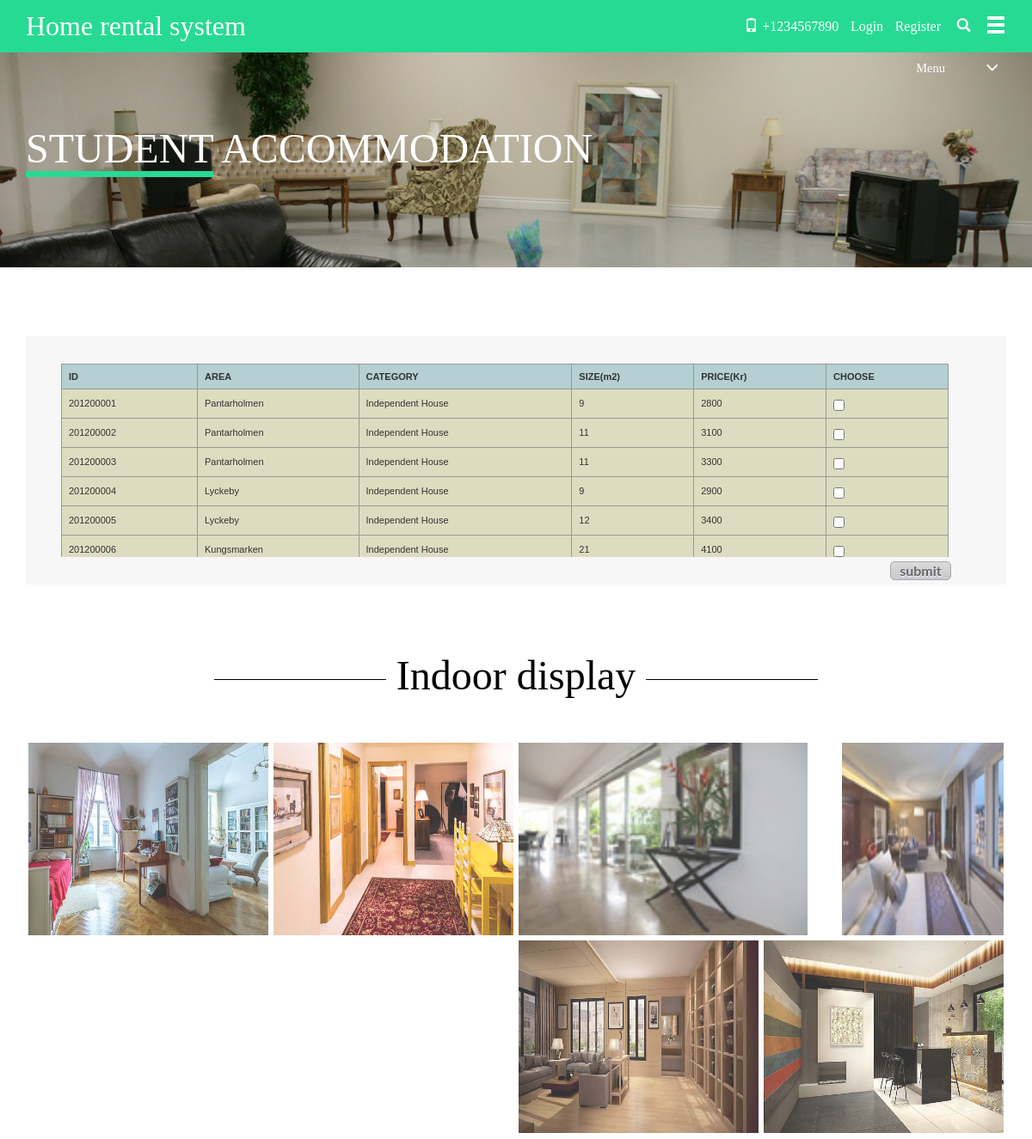
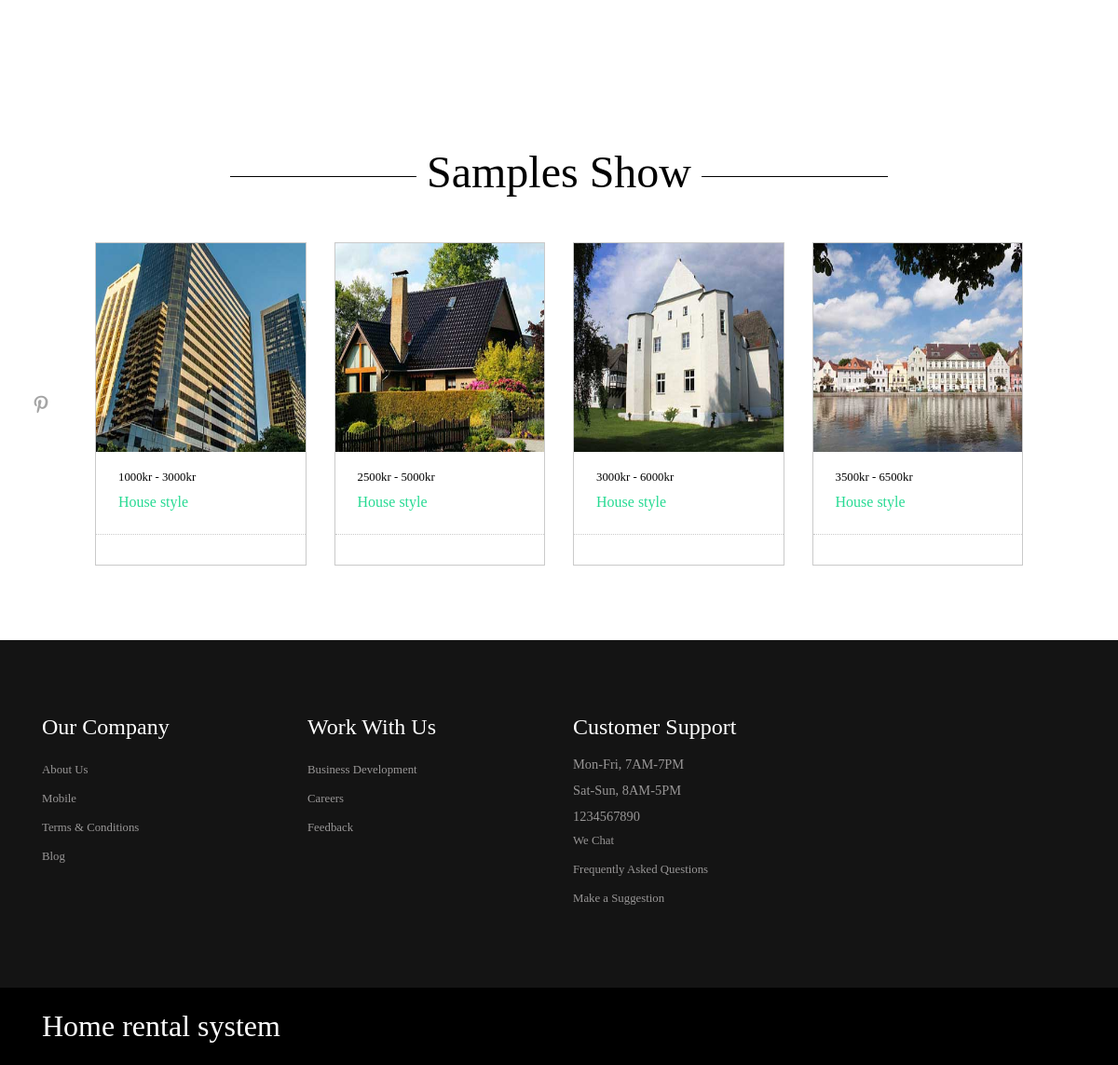
/student.php, run on the app's committed database (2 pictures, top to bottom).
### tables this page shows
CREATE TABLE `student_accommodation` (
  `id` int(20) NOT NULL,
  `area` varchar(30) NOT NULL,
  `category` varchar(30) NOT NULL,
  `price` int(20) NOT NULL,
  `size` int(20) NOT NULL,
  `state` varchar(30) NOT NULL
);

### student.php (the view, shortened to what this page needs)
<html>
    <head>
        <link href="css/bootstrap.css" rel="stylesheet" type="text/css" media="all" />
        <link href="css/styles.css" rel="stylesheet">
        <link rel="stylesheet" href="css/layout.css" type="text/css" media="screen" />
        <link href="css/style.css" rel="stylesheet" type="text/css" media="all" />
    </head>
    <body>
        <div class="header">
            <div class="container">
                <div class="logo">
                    <h1><a href="index.php">Home rental system</a></h1>
                </div>
                <div class="top-nav">
                    <ul class="right-icons">
                        <li><span ><i class="glyphicon glyphicon-phone"> </i>+1234567890</span></li>
                        <?php if (isset($_SESSION['user_id'])) { ?>
                            <li><p style="color: white">Signed in as <?php echo $_SESSION['user_name']; ?></p></li>
                            <li><a href="logout.php">Log Out</a></li>
                        <?php } else { ?>
                            <li> </i><a href="login.php">Login</a></li>
                            <li><a href="register.php">Register</a></li>
                        <?php } ?>
                        <li><a class="play-icon popup-with-zoom-anim" href="#small-dialog"><i class="glyphicon glyphicon-search"> </i> </a></li>
                    </ul>
                    <div class="nav-icon">
                        <div class="hero fa-navicon fa-2x nav_slide_button" id="hero">
                            <a href="#"><i class="glyphicon glyphicon-menu-hamburger"></i> </a>
                        </div>
                    </div>
                    <div class="clearfix"> </div>
                    <link href="css/popuo-box.css" rel="stylesheet" type="text/css" media="all"/>
                </div>
                <div class="clearfix"> </div>
            </div>
        </div>
        <div class=" banner-buying">
            <div class=" container">
                <h3><span>Student</span> accommodation</h3>
                <div class="menu-right">
                    <ul class="menu">
                        <li class="item1"><a href="#"> Menu<i class="glyphicon glyphicon-menu-down"> </i> </a>
                        </li>
                    </ul>
                </div>
                <div class="clearfix"> </div>
            </div>
        </div>
        <div class="container">
            <div class="price">
                <div class="price-grid" style="width:1050px; height:225px; overflow:scroll;">
                    <table class = "imagetable" style='text-align:left;' border='1' cellspacing="0" width="1032px" id="dataTableDetail" align="center">
                        <tr><th>ID</th><th>AREA</th><th>CATEGORY</th><th>SIZE(m2)</th><th>PRICE(Kr)</th><th>CHOOSE</th></tr>
                        <?php
                            $sql = mysql_query("select * from student_accommodation");
                            $datarow = mysql_num_rows($sql);
                               for($i=0;$i<$datarow;$i++){
                                   $sql_arr = mysql_fetch_assoc($sql);
                                   $id = $sql_arr['id'];
                                   $area = $sql_arr['area'];
                                   $category = $sql_arr['category'];
                                   $size = $sql_arr['size'];
                                   $price = $sql_arr['price'];
                                   $state = $sql_arr['state'];
                                   echo "<tr><td>$id</td><td>$area</td><td>$category</td><td>$size</td><td>$price</td><td>$state</td></tr>";
                               }
                        ?>
                    </table>
                </div>
                <div class="submit_link">
                    <form action="confirmation.php" method = 'post'>
                        <input type="submit" value="submit">
                    </form>
                </div>
            </div>
            <div class="top-grid">
                <h3>Indoor display</h3>
                <div class="grid-at">
                    <div class="col-md-3 grid-city">
                        <div class="grid-lo">
                            <a href="#">
                                <figure class="effect-layla">
                                    <img class=" img-responsive" src="images/sb2.jpg" alt="img06">
                                    <figcaption>
                                    </figcaption>
                                </figure>
                            </a>
                        </div>
                    </div>
                    <div class="col-md-3 grid-city">
                        <div class="grid-lo">
                            <a href="#">
                                <figure class="effect-layla">
                                    <img class=" img-responsive" src="images/sb4.jpg" alt="img06">
                                    <figcaption>
                                    </figcaption>
                                </figure>
                            </a>
                        </div>
                    </div>
                    <div class="col-md-6 grid-city grid-city1">
                        <div class="grid-me">
                            <div class="col-md-8 grid-lo1">
                                <div class=" grid-lo">
                                    <a href="#">
                                        <figure class="effect-layla">
                                            <img class=" img-responsive" src="images/sl1.jpg" alt="img06">
                                            <figcaption>
                                            </figcaption>
                                        </figure>
                                    </a>
                                </div>
                            </div>
                            <div class="col-md-4 grid-lo2">
                                <div class=" grid-lo">
                                    <a href="#">
                                        <figure class="effect-layla">
                                            <img class=" img-responsive" src="images/sl3.jpg" alt="img06">
                                            <figcaption>
                                            </figcaption>
                                        </figure>
                                    </a>
                                </div>
                            </div>
                        </div>
                        <div class="grid-me">
                            <div class="col-md-6 grid-lo3">
                                <div class=" grid-lo">
                                    <a href="#">
                                        <figure class="effect-layla">
                                            <img class="img-responsive" src="images/ss1.jpg" alt="img06">
                                            <figcaption>
                                            </figcaption>
                                        </figure>
                                    </a>
                                </div>
                            </div>
                            <div class="col-md-6 grid-lo4">
                                <div class=" grid-lo">
                                    <a href="#">
                                        <figure class="effect-layla">
                                            <img class="img-responsive" src="images/ss3.jpg" alt="img06">
                                            <figcaption>
                                            </figcaption>
                                        </figure>
                                    </a>
                                </div>
                            </div>
                            <div class="clearfix"> </div>
                        </div>
                    </div>
                    <div class="clearfix"> </div>
                </div>
            </div>
        </div>
        <div class="container">
            <div class="future">
                <h3 >Samples Show</h3>
                <div class="content-bottom-in">
                    <ul id="flexiselDemo1">
                        <li><div class="project-fur">
                                <a href="#" ><img class="img-responsive" src="images/pi.jpg" alt="" />	</a>
                                <div class="fur">
                                    <div class="fur1">
                                        <span class="fur-money">1000kr - 3000kr </span>
                                        <h6 class="fur-name"><a href="#">House style</a></h6>
                                        <span></span>
                                    </div>
                                    <div class="fur2">
                                    </div>
                                </div>
                            </div></li>
                        <li><div class="project-fur">
                                <a href="#" ><img class="img-responsive" src="images/pi1.jpg" alt="" />	</a>
                                <div class="fur">
                                    <div class="fur1">
                                        <span class="fur-money">2500kr - 5000kr </span>
                                        <h6 class="fur-name"><a href="#">House style</a></h6>
                                        <span></span>
                                    </div>
                                    <div class="fur2">
                                    </div>
                                </div>
                            </div></li>
                        <li><div class="project-fur">
                                <a href="#" ><img class="img-responsive" src="images/pi2.jpg" alt="" />	</a>
                                <div class="fur">
                                    <div class="fur1">
                                        <span class="fur-money">3000kr - 6000kr </span>
                                        <h6 class="fur-name"><a href="#">House style</a></h6>
                                        <span></span>
                                    </div>
                                    <div class="fur2">
                                    </div>
                                </div>
                            </div></li>
                        <li><div class="project-fur">
                                <a href="#" ><img class="img-responsive" src="images/pi3.jpg" alt="" />	</a>
                                <div class="fur">
                                    <div class="fur1">
                                        <span class="fur-money">3500kr - 6500kr </span>
                                        <h6 class="fur-name"><a href="#">House style</a></h6>
                                        <span></span>
                                    </div>
                                    <div class="fur2">
                                    </div>
                                </div>
                            </div></li>
                    </ul>
                </div>
            </div>
        </div>
        <div class="footer">
            <div class="container">
                <div class="footer-top-at">
                    <div class="col-md-3 amet-sed">
                        <h4>Our Company</h4>
                        <ul class="nav-bottom">
                            <li><a href="#">About Us</a></li>
                            <li><a href="#">Mobile</a></li>
                            <li><a href="#">Terms & Conditions</a></li>
                            <li><a href="#">Blog</a></li>
                        </ul>
                    </div>
                    <div class="col-md-3 amet-sed ">
                        <h4>Work With Us</h4>
                        <ul class="nav-bottom">
                            <li><a href="#">Business Development</a></li>
                            <li><a href="#">Careers</a></li>
                            <li><a href="#">Feedback</a></li>
                        </ul>
                    </div>
                    <div class="col-md-3 amet-sed">
                        <h4>Customer Support</h4>
                        <p>Mon-Fri, 7AM-7PM </p>
                        <p>Sat-Sun, 8AM-5PM </p>
                        <p>1234567890</p>
                        <ul class="nav-bottom">
                            <li><a href="#">We Chat</a></li>
                            <li><a href="#">Frequently Asked Questions</a></li>
                            <li><a href="#">Make a Suggestion</a></li>
                        </ul>
                    </div>
                    <div class="clearfix"> </div>
                </div>
            </div>
            <div class="footer-bottom">
                <div class="container">
                    <div class="col-md-4 footer-logo">
                        <h2><a href="index.php">Home rental system</a></h2>
                    </div>
                    <div class="col-md-8 footer-class">
                    </div>
                    <div class="clearfix"> </div>
                </div>
            </div>
        </div>
    </body>
</html>

### css/styles.css (style rules this page uses)
article, aside, details, figcaption, figure, footer, header, hgroup, nav, section, summary { display: block; }
html { font-size: 100%; -webkit-text-size-adjust: 100%; -ms-text-size-adjust: 100%; }
html, button, input, select, textarea { font-family: 'Lato', sans-serif; }
p, pre { margin: 1em 0; }
dl, menu, ol, ul { margin: 1em 0; }
menu, ol, ul { padding: 0 0 0 40px; }
img { border: 0; -ms-interpolation-mode: bicubic; }
figure { margin: 0; }
form { margin: 0; }
button, input, select, textarea { font-size: 100%; margin: 0; vertical-align: baseline; *vertical-align: middle; }
button, input { line-height: normal; }
button, html input[type="button"], input[type="reset"], input[type="submit"] { -webkit-appearance: button; cursor: pointer; *overflow: visible; }
input[type="checkbox"], input[type="radio"] { box-sizing: border-box; padding: 0; *height: 13px; *width: 13px; }
table { border-collapse: collapse; border-spacing: 0; }
.clearfix:after { visibility: hidden; display: block; font-size: 0; content: " "; clear: both; height: 0; }
.hero { padding: 0em 0; height: auto; }

### css/layout.css (style rules this page uses)
html, div, map, dt, isindex, form, header, aside, section, section, article, footer { display: block; }
html, body { height: 100%; margin: 0; padding: 0; font-family: "Helvetica Neue", Helvetica, Arial, Verdana, sans-serif; background: #F8F8F8; font-size: 12px; }
a:link, a:visited { color: #77BACE; text-decoration: none; }
input[type=submit] { background: #D0D1D4 url(../images/btn_submit.png) repeat-x; border: 1px solid #A8A9A8; -webkit-box-shadow: 0 1px 0 #fff; -moz-box-shadow: 0 1px 0 #fff; box-shadow: 0 1px 0 #fff; font-weight: bold; height: 22px; -webkit-border-radius: 5px; -moz-border-radius: 5px; border-radius: 5px; padding: 0 10px; color: #666; text-shadow: 0 1px 0 #fff; cursor: pointer; }
.submit_link { float: right; margin-right: 3%; padding: 5px 0; }

### student.php (style rules this page uses)
table.imagetable { font-family: verdana,arial,sans-serif; font-size:11px; color:#333333; border-width: 1px; border-color: #999999; border-collapse: collapse; }
table.imagetable th { background:#b5cfd2 url('cell-blue。jpg'); border-width: 1px; padding: 8px; border-style: solid; border-color: #999999; }
table.imagetable td { background:#dcddc0 url('cell-grey。jpg'); border-width: 1px; padding: 8px; border-style: solid; border-color: #999999; }

### data on the page
student_accommodation: id "201200001", area "Pantarholmen", category "Independent House", size "9", price "2800"
student_accommodation: id "201200002", area "Pantarholmen", category "Independent House", size "11", price "3100"
student_accommodation: id "201200003", area "Pantarholmen", category "Independent House", size "11", price "3300"
student_accommodation: id "201200004", area "Lyckeby", category "Independent House", size "9", price "2900"
student_accommodation: id "201200005", area "Lyckeby", category "Independent House", size "12", price "3400"
student_accommodation: id "201200006", area "Kungsmarken", category "Independent House", size "21", price "4100"
